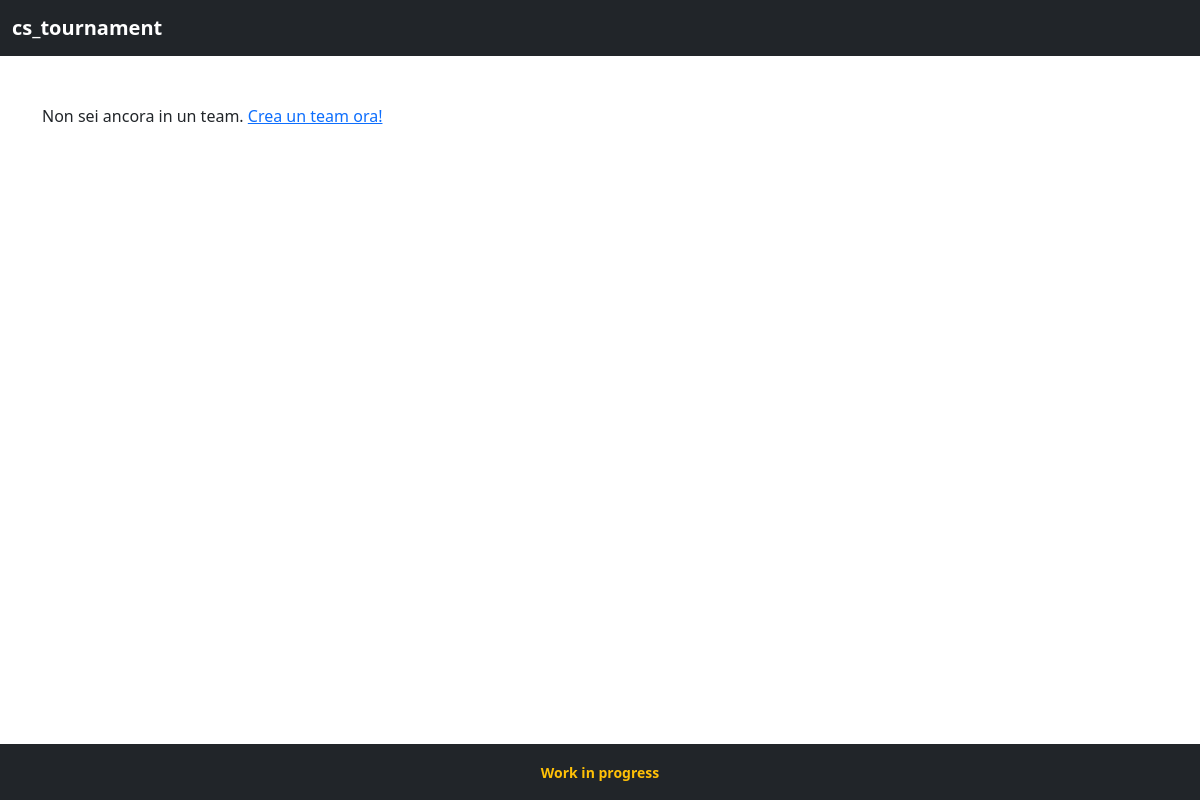
/teams/list/ (signed in), run on an earlier commit of the app's database.
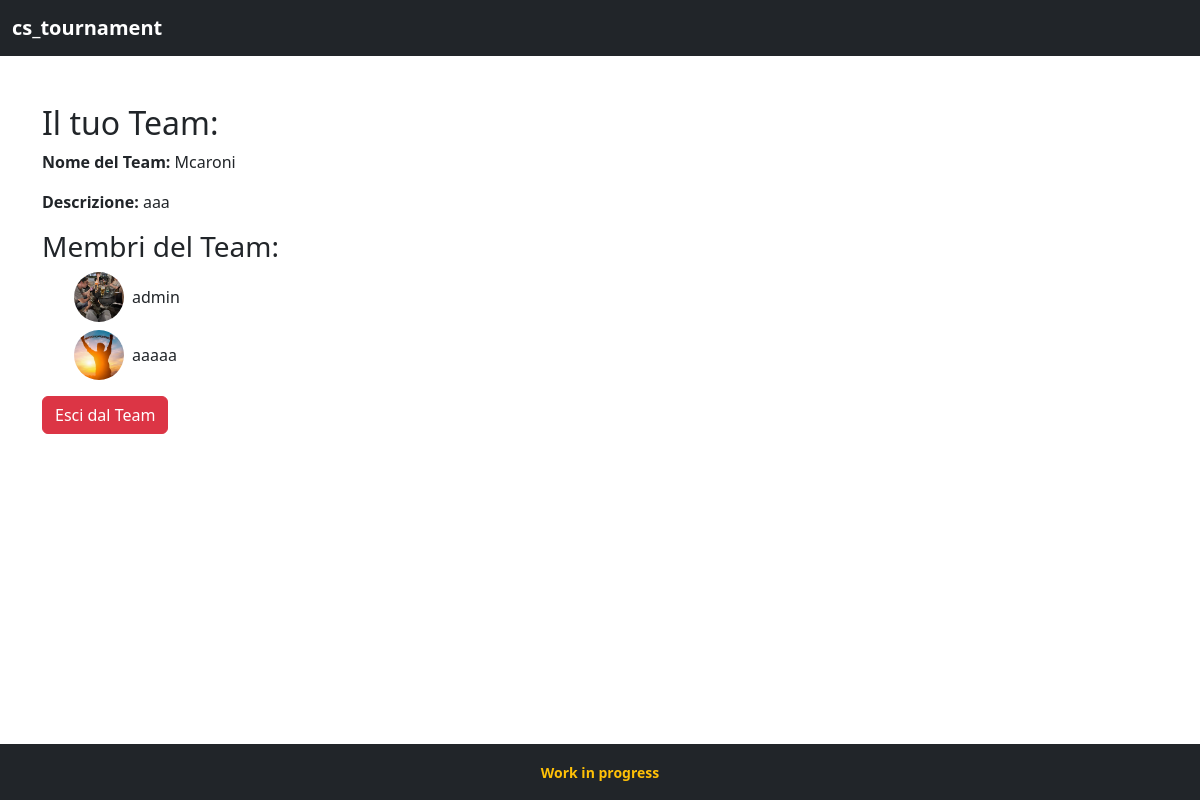
And on a later commit of the database.
### teams/models.py (models this page shows, shortened)
class Team(models.Model):
    name = models.CharField(max_length=100)
    description = models.TextField(blank=True, null=True)
    icon = models.ImageField(upload_to='team_icons/', blank=True, null=True)
    members = models.ManyToManyField(User, related_name='teams')
    class Meta:
        ordering = ['-name']

### core/models.py (models this page shows, shortened)
class User(AbstractUser):
    paese = models.CharField(max_length=100, blank=True, null=True)
    phone_number = models.CharField(max_length=20, blank=True, null=True)
    profile_picture = models.ImageField(upload_to='profile_pictures/', default='profile_pictures/default.png')
    steam_url = models.URLField(blank=True, null=True)
    class Meta:
        ordering = ['-username']

### teams/views.py (the view)
# urls.py: path('list/', TeamListView.as_view(), name='team_list'),
class TeamListView(TemplateView):
    template_name = 'teams/team_list.html'
    def get_context_data(self, **kwargs):
        context = super().get_context_data(**kwargs)
        context['team'] = self.request.user.teams.first()
        return context

### core/context_processors.py (called while the page is built)
def debug_processor(request):
    return {
        "debug": settings.DEBUG
    }

### teams/templates/teams/team_list.html
{% extends 'base.html' %}
{% block content %}
<div class="container mt-5">
    {% if team %}
        <h2>Il tuo Team:</h2>
        <p><strong>Nome del Team:</strong> {{ team.name }}</p>
        <p><strong>Descrizione:</strong> {{ team.description }}</p>
        <h3>Membri del Team:</h3>
        <ul>
            {% for member in team.members.all %}
                <li class="d-flex align-items-center gap-2 mb-2">
                    {% if member.profile_picture %}
                        <img src="{{ member.profile_picture.url }}" alt="{{ member.username }}" width="50" height="50" class="rounded-circle" style="object-fit: cover;">
                    {% endif %}
                    <span>{{ member.username }}</span>
                </li>
            {% endfor %}
        </ul>
        <a href="{% url 'exit_team' %}" class="btn btn-danger">Esci dal Team</a>
    {% else %}
        <p>Non sei ancora in un team. <a href="/teams/create/">Crea un team ora!</a></p>
    {% endif %}
</div>
{% endblock %}

### core/templates/base.html (shortened to what this page needs)
<!DOCTYPE html>
<html lang="en">
<head>
    <link href="https://cdn.jsdelivr.net/npm/bootstrap@5.3.8/dist/css/bootstrap.min.css" rel="stylesheet">
</head>
<body class="d-flex flex-column min-vh-100">
    {% include "components/header.html" %}
    <main class="flex-grow-1">
        {% block content %}
        {% endblock %}
    </main>
    {% include "components/footer.html" %}
</body>
</html>

### core/templates/components/header.html
<nav class="navbar navbar-dark bg-dark">
        <div class="container-fluid">
            <a class="navbar-brand fw-bold" href="/">
                cs_tournament
            </a>
        </div>
    </nav>

### core/templates/components/footer.html
<footer class="bg-dark text-white text-center py-3 mt-auto">
        <div class="container">
            {% if debug %}
                <small class="text-warning fw-semibold">
                    Work in progress
                </small>
            {% else %}
                <small>
                    © {{ now|date:"Y" }} cs_tournament
                </small>
            {% endif %}
        </div>
    </footer>

What changed in the data, as far as the page shows it:
added Team: name "Mcaroni", description "aaa"
now on this page (row edited): User: profile_picture (picture), username "admin"
now on this page (row edited): User: profile_picture (picture), username "aaaaa"
Also different on the page:
text no longer shown: "Non sei ancora in un team. Crea un team ora!"
text now shown: "Il tuo Team: Nome del Team: Descrizione: Membri del Team: Esci dal Team"
